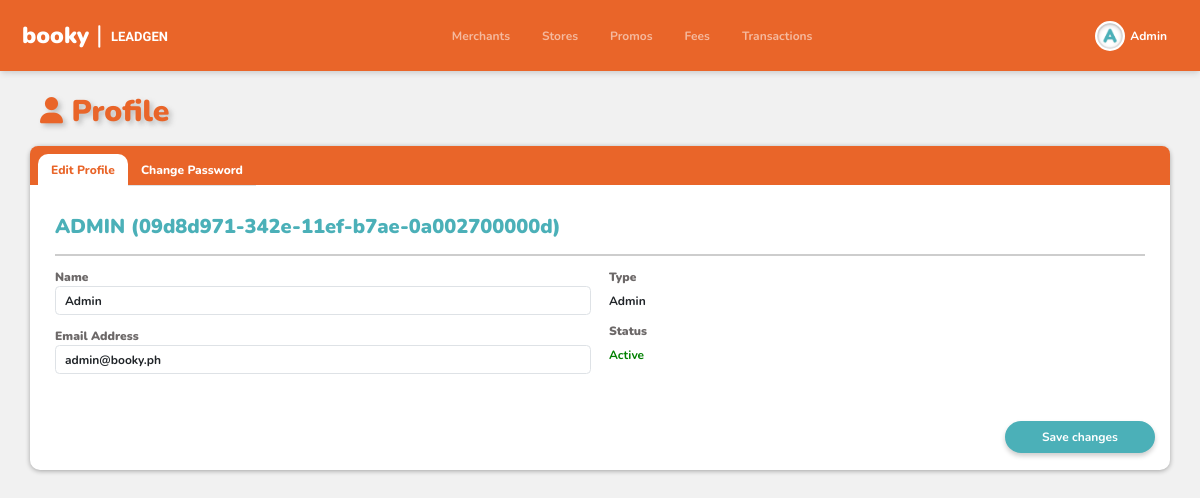
/profile/index.php (signed in), run on the app's committed database.
### tables this page shows
CREATE TABLE `user` (
  `user_id` varchar(36) NOT NULL,
  `email_address` varchar(255) NOT NULL,
  `password` varchar(100) NOT NULL,
  `name` varchar(255) NOT NULL,
  `type` enum('Admin','User') NOT NULL DEFAULT 'User',
  `status` enum('Active','Inactive') NOT NULL DEFAULT 'Active',
  `verification_code` int(11) DEFAULT NULL,
  `created_at` timestamp NOT NULL DEFAULT current_timestamp(),
  `updated_at` timestamp NOT NULL DEFAULT current_timestamp(),
  `login_attempts` int(11) DEFAULT 0,
  `lockout_time` datetime DEFAULT NULL
);

### profile/index.php (the view, shortened to what this page needs)
<?php
include ("../header.php");
include ("../inc/config.php");
$user_id = $_SESSION['user_id'];
$sql = "SELECT * FROM user WHERE user_id = ?";
$stmt = $conn->prepare($sql);
$stmt->bind_param("s", $user_id);
$stmt->execute();
$result = $stmt->get_result();
$data = $result->fetch_assoc();
?>
<!DOCTYPE html>
<html lang="en">
<head>
    <link href="https://cdn.jsdelivr.net/npm/bootstrap@5.3.3/dist/css/bootstrap.min.css" rel="stylesheet"
>
    <link rel='stylesheet' href='https://cdn.datatables.net/1.13.5/css/dataTables.bootstrap5.min.css'>
    <link rel='stylesheet' href='https://cdnjs.cloudflare.com/ajax/libs/font-awesome/4.6.3/css/font-awesome.min.css'>
    <link rel="stylesheet" href="../style.css">
</head>
<body>
    <div class="cont">
        <div class="custom-box pt-2">
            <div class="upload pt-3" style="text-align:left;">
                <div class="add-btns">
                    <p class="title"><i class="fa-solid fa-user fa-sm"></i> Profile</p>
                </div>
                <div class="content"
                    style="width:95%;margin-left:auto;margin-right:auto;margin-bottom:40px; background-color:#fff;border-radius:10px;padding:5px;">
                    <div class="nav" style="margin:-5px;padding:8px;background-color: #E96529;border-top-right-radius:8px;border-top-left-radius:8px;height:39px;">
                    <ul class="nav nav-tabs" id="exampleTab" role="tablist">
                        <li class="nav-item">
                            <a class="nav-link active" id="exampleFirstTab" data-toggle="tab" href="#exampleFirst"
                                role="tab" aria-controls="exampleFirst" aria-selected="true">Edit Profile</a>
                        </li>
                        <li class="nav-item">
                            <a class="nav-link" id="exampleSecondTab" data-toggle="tab" href="#exampleSecond"
                                role="tab" aria-controls="exampleSecond" aria-selected="false">Change Password</a>
                        </li>
                    </ul>
                    </div>
                    <div class="tab-content py-3" id="exampleTabContent">
                        <div class="tab-pane fade show active" id="exampleFirst" role="tabpanel"
                            aria-labelledby="exampleFirstTab">
                            <form method="POST" action="update.php">
                                <div style="padding:10px !important;margin:10px;">
                                    <p style="font-weight:900;font-size:20px;color:#4BB0B8;"><?php echo strtoupper($data['name']); ?> (<?php echo htmlspecialchars($data['user_id']); ?>)</p>
                                    <hr style="border: 1px solid #3b3b3b;">
                                    <div class="row">
                                        <div class="col-md-6">
                                            <div class="form-group mb-3">
                                                <label for="name" style="font-weight:900;color:#6c6868;">Name</label>
                                                <input type="text" class="form-control" id="name" style="font-weight:700;" name="name" placeholder="Enter name" value="<?php echo htmlspecialchars($data['name']); ?>" required maxlength="255">
                                            </div>
                                            <div class="form-group mb-3">
                                                <label for="email" style="font-weight:900;color:#6c6868;">Email Address</label>
                                                <input type="email" class="form-control" id="email" style="font-weight:700;" name="email" placeholder="Enter email address" value="<?php echo htmlspecialchars($data['email_address']); ?>" required maxlength="255">
                                            </div>
                                        </div>
                                        <div class="col-md-6">
                                            <div class="form-group mb-3">
                                                <label for="type" style="font-weight:900;color:#6c6868;">Type</label>
                                                <p style="border:none;padding:0px;font-weight:700;" class="form-control mt-2" id="type"><?php echo htmlspecialchars($data['type']); ?></p>
                                            </div>
                                            <div class="form-group mb-3">
                                                <label for="status" style="font-weight:900;color:#6c6868;">Status</label>
                                                <p style="border:none;padding:0px;font-weight:700; color: <?php echo ($data['status'] == 'Active') ? 'green' : 'red'; ?>"
                                                    class="form-control mt-2"
                                                    id="status"> <?php echo htmlspecialchars($data['status']); ?></p>
                                            </div>
                                        </div>
                                    </div>
                                </div>
                                <div style="text-align:right;margin-right:10px;">
                                    <button type="submit" name="update_profile" class="btn btn-primary upload_file" id="submitButton">
                                        <span>Save changes</span>
                                    </button>
                                </div>
                            </form>
                        </div>
                    </div>
                </div>
            </div>
        </div>
</body>
</html>

### header.php (shortened to what this page needs)
<?php
$name = $_SESSION['name'] ?? '';
include_once($_SERVER['DOCUMENT_ROOT'] . '/Merchant-Tool/inc/config.php');
$user_id = $_SESSION['user_id'];
$escaped_user_id = mysqli_real_escape_string($conn, $user_id);
$sql = "SELECT * FROM user WHERE user_id = '$escaped_user_id'";
$result = mysqli_query($conn, $sql);
if ($result && mysqli_num_rows($result) > 0) {
    $user_data = mysqli_fetch_assoc($result);
    $name = $user_data['name'];
} else {
    $type = 'unknown';
}
?>
<!DOCTYPE html>
<html>
<head>
    <link href="https://cdn.jsdelivr.net/npm/bootstrap@5.2.3/dist/css/bootstrap.min.css" rel="stylesheet">
    <link rel="stylesheet" href="style.css">
</head>
<body>
<nav class="navbar navbar-expand-lg navbar-dark p-3">
    <div class="container-fluid">
        <a class="navbar-brand" href="/Merchant-tool/merchant/">
            <table style="border:10px;">
                <tr>
                    <th id="booky">booky <span id="div" style="font-size:25px;font-weight:normal;">|<span id="lead">LEADGEN</span></span></th>
                    <th id="leadgen">&nbsp; LEADGEN</th>
                </tr>
            </table>
        </a>
        <div class="collapse navbar-collapse" id="navbarNavDropdown">
            <ul class="navbar-nav ms-auto">
                <li class="nav-item">
                    <a id="merchant-link" class="nav-link mx-2" aria-current="page" href="/Merchant-Tool/merchants/" style="padding-right:10px;padding-left:10px;">Merchants</a>
                </li>
                <li class="nav-item">
                    <a id="store-link" class="nav-link mx-2" aria-current="page" href="/Merchant-Tool/stores/" style="padding-right:10px;padding-left:10px;">Stores</a>
                </li>
                <li class="nav-item">
                    <a id="promo-link" class="nav-link mx-2" aria-current="page" href="/Merchant-Tool/promos/" style="padding-right:10px;padding-left:10px;">Promos</a>
                </li>
                <li class="nav-item">
                    <a id="pg-link" class="nav-link mx-2" aria-current="page" href="/Merchant-Tool/fees/" style="padding-right:10px;padding-left:10px;">Fees</a>
                </li>
                <li class="nav-item">
                    <a id="transaction-link" class="nav-link mx-2" aria-current="page" href="/Merchant-Tool/transactions/" style="padding-right:10px;padding-left:10px;">Transactions</a>
                </li>
            </ul>
            <ul class="navbar-nav ms-auto d-lg-inline-flex">
                <li class="nav-item dropdown">
                    <a class="nav-link mx-2 dropdown-toggle d-flex align-items-center" href="#" id="navbarDropdownMenuLink" role="button" data-bs-toggle="dropdown" aria-expanded="false">
                        <div class="d-flex align-items-center">
                            <div class="profile-initial">
                            </div>
                            <span style="color:#fff;padding-left:5px;font-weight:700;"><?php echo ' ' . htmlspecialchars($name); ?></span>
                        </div>
                    </a>
                </li>
            </ul>
        </div>
    </div>
</nav>
</body>
</html>

### style.css (style rules this page uses)
* { font-family: "Nunito", sans-serif; margin: 0; font-weight: 700; font-style: normal; font-size: 12px; }
.navbar { box-shadow: rgba(0, 0, 0, 0.1) 0px 4px 6px -1px, rgba(0, 0, 0, 0.06) 0px 2px 4px -1px; background-color: #E96529; }
.add-merchant, .check-report, #submitButton { display: inline-block; background-color: #4BB0B8; color: #fff; border: solid #4BB0B8 2px; padding: 5px; width: 150px; border-radius: 20px; cursor: pointer; text-align: center; box-shadow: 0px 3px 5px 0px rgba(0, 0, 0, 0.20); -webkit-box-shadow: 0px 3px 5px 0px rgba(0, 0, 0, 0.20); -moz-box-shadow: 0px 3px 5px 0px rgba(0, 0, 0, 0.20); }
.upload_file { display: inline-block; background-color: #4BB0B8; color: #fff; border: solid #4BB0B8 2px; width: 180px; border-radius: 20px; cursor: pointer; margin-top: 15px; }
a { text-decoration: none; }
th { background-color: #E96529 !important; text-align: center !important; color: #fff !important; font-weight: 800; font-style: normal; font-size: 12px; }
.title { font-size: 30px; font-weight: 900; margin-right: auto; padding-left: 5vh; color: #E96529; text-shadow: 3px 3px 5px rgba(99, 99, 99, 0.35); }
body { background-position: center; background-repeat: no-repeat; background-size: cover; background-attachment: fixed; }
.add-btns { padding-bottom: 0px; padding-right: 5vh; display: flex; align-items: center; }
.form-select, .form-control { font-weight: 600; font-size: 12px; }
th, td { text-align: center; vertical-align: middle; width: auto; }
.content { width: 95%; margin-left: auto; margin-right: auto; }

### profile/index.php (style rules this page uses)
body { background-image: url("../images/bg_booky.png"); }
.content, #First { box-shadow: 0px 1px 5px 0px rgba(0,0,0,0.33); -webkit-box-shadow: 0px 1px 5px 0px rgba(0,0,0,0.33); -moz-box-shadow: 0px 1px 5px 0px rgba(0,0,0,0.33); }
.nav-tabs .nav-link.active { color: #E96529; font-weight: 800; border-color: transparent ; border-top-left-radius:10px; border-top-right-radius:10px; }
.nav-tabs .nav-link { color: #fff; font-weight: 800; border-top-left-radius:10px; border-top-right-radius:10px; }

### data on the page
user: name "Admin", name "ADMIN", user_id "09d8d971-342e-11ef-b7ae-0a002700000d", email "admin@booky.ph", type "Admin", status "Active"
